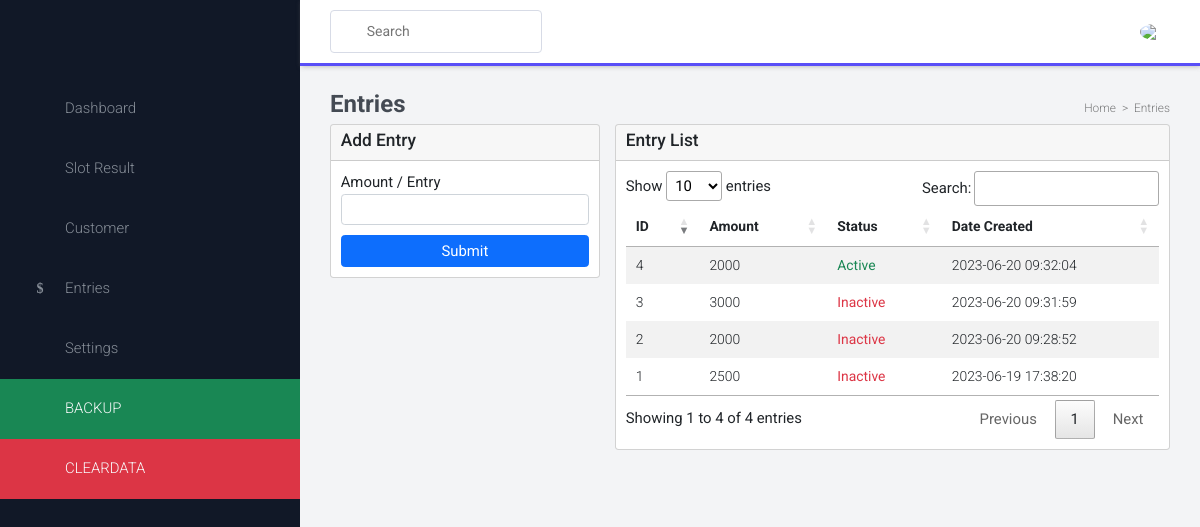
/admin/amount_entry.php (signed in), run on the app's committed database.
### tables this page shows
CREATE TABLE `entries` (
  `id` int(11) NOT NULL AUTO_INCREMENT,
  `amount` float(10,2) NOT NULL,
  `status` varchar(50) NOT NULL,
  `date_created` datetime NOT NULL DEFAULT current_timestamp(),
  PRIMARY KEY (`id`)
);

### admin/amount_entry.php (the view, shortened to what this page needs)
<!DOCTYPE html>
<html lang="en">
<head>
    <link rel="stylesheet" href="admin.css">
    <link rel="stylesheet" href="../bootstrap/css/bootstrap.min.css">
    <link rel="stylesheet" href="../fontawesome/all.min.css" />
     <link rel="stylesheet" href="../css/datatable.css">
</head>
<body>
    <?php include('includes/sidebar.php'); ?>
    <section id="interface">
        <?php include('includes/navbar.php'); ?>
            <h3 class="i-name">
                Entries
                <div class="home-gauge">
                    <span><i class="fa-solid fa-gauge"></i>Home</span>
                    <span>></span>
                    <span>Entries</span>
                </div>
            </h3>
            <div class="container px-5">
                <div class="row">
                    <div class="col-md-4">
                        <div class="card">
                            <div class="card-header">
                                <h3 class="header-title">Add Entry</h3>
                            </div>
                            <div class="card-body">
                                <form action="" method="POST">
                                    <div class="form-group mb-3">
                                        <label for="Amount / Entry">Amount / Entry</label>
                                        <input type="text" id="amount_entry" name="amount_entry" class="form-control" required>
                                    </div>
                                    <button type="submit" name="save" onclick="return confirm('Are you sure? You want to add this amount?')" class="btn btn-primary btn-block">Submit</button>
                                </form>
                            </div>
                        </div>
                    </div>
                    <div class="col-md-8">
                        <div class="card">
                            <div class="card-header">
                                <h3 class="header-title">Entry List</h3>
                            </div>
                            <div class="card-body">
                                <table class="table table-striped table-borderless" id="datatable">
                                    <thead>
                                        <tr>
                                            <th>ID</th>
                                            <th>Amount</th>
                                            <th>Status</th>
                                            <th>Date Created</th>
                                        </tr>
                                    </thead>
                                    <tbody>
                                        <?php
                                            $query = "SELECT * FROM entries ORDER BY id DESC";
                                            $stmt_query = $conn->prepare($query);
                                            $stmt_query->execute();
                                            while($row = $stmt_query->fetch(PDO::FETCH_ASSOC))
                                            {
                                            $entry_status = '';
                                            if($row['status'] === 'Active')
                                            {
                                                $entry_status = '<b class = "text-success">Active</b>';
                                            }
                                            else
                                            {
                                                $entry_status = '<b class = "text-danger">Inactive</b>';
                                            }
                                        ?>
                                        <tr>
                                            <td><?php echo $row['id'] ?></td>
                                            <td><?php echo $row['amount'] ?></td>
                                            <td><?php echo $entry_status?></td>
                                            <td><?php echo $row['date_created'] ?></td>
                                        </tr>
                                        <?php } ?>
                                    </tbody>
                                </table>
                            </div>
                        </div>
                    </div>
                </div>
            </div>
    </section>
</body>
</html>

### admin/includes/sidebar.php (shortened to what this page needs)
<section id="menu">
    <div class="items">
        <li><i class="fa-solid fa-house"></i><a href="home.php">Dashboard</a></li>
        <li><i class="fa-solid fa-square-poll-vertical"></i><a href="lottery_result.php">Slot Result</a></li>
        <li><i class="fa-solid fa-people-group"></i><a href="customer.php">Customer</a></li>
        <li><i class="fa-solid fa-dollar-sign"></i><a href="amount_entry.php">Entries</a></li>
        <li><i class="fa-solid fa-gear"></i><a href="profile.php">Settings</a></li>
        <li class="bg-success"><i class="fa-solid fa-database text-light"></i><a href="backup.php" class="text-light">BACKUP</a></li>
        <li class="bg-danger"><a href="cleardata.php" class="text-light" onclick="return confirm('Are you sure? You want to delete all data? | Backup first!')"><i class="fa-solid fa-trash text-light"></i>CLEARDATA</a></li>
    </div>
</section>

### admin/includes/navbar.php (shortened to what this page needs)
<div class="navigation">
            <div class="n1">
                <div class="search">
                    <i class="fa-solid fa-magnifying-glass"></i>
                    <input type="text" placeholder="Search">
                </div>
            </div>
            <div class="profile" >
                <i class="fa-solid fa-bell"></i>
                <img src="../images/gaisano.png" id="profile">
            </div>
        </div>

### admin/admin.css (style rules this page uses)
* { margin: 0; padding: 0; box-sizing: border-box; font-family: 'Roboto', sans-serif ; }
html { font-size: 63.2%; }
body { background: #f3f4f6 !important; }
* { padding: 0; margin: 0; box-sizing: border-box; font-family: 'Roboto', sans-serif; }
body { height: 100vh; width: 100%; background: #dee2e7; position: relative; display: flex; }
#menu { background: #111827; width: 300px; height: 100%; position: fixed; top: 0; left: 0; }
#menu .items { margin-top: 8rem; height: 100%; position: relative; }
#menu .items li { list-style: none; padding: 15px 0; transition: 0.3s ease; position: relative; }
#menu .items li:nth-child(6) { background: green; }
#menu .items li:last-child { background: red; }
#menu .items li i { color: rgb(134, 141, 151); width: 30px; height: 30px; line-height: 30px; text-align: center; font-size: 14px; margin: 0 10px 0 25px; }
#menu .items li a { font-size: 1.5rem; text-decoration: none; color: rgb(134, 141, 151); font-weight: 300; transition: 0.3s ease; }
#interface { width: calc(100% - 300px); margin-left: 300px; position: relative; z-index: 2; }
#interface .navigation { display: flex; align-items: center; justify-content: space-between; background: #fff; padding: 10px 30px; border-bottom: 3px solid #594ef7; position: fixed; width: calc(100% - 300px); z-index: 10; box-shadow: .1rem .1rem .5rem rgba(123, 122, 122, 0.5); }
#interface .navigation .search { display: flex; justify-content: flex-start; align-items: center; padding: 10px 14px; border: 1px solid #d7dbe6; border-radius: 4px; }
#interface .navigation .search i { margin-right: 14px; }
#interface .navigation .search input { border: none; outline: none; font-size: 14px; }
#interface .navigation .profile { display: flex; justify-content: flex-start; align-items: center; cursor: pointer; }
#interface .navigation .profile i { margin-right: 20px; font-size: 19px; font-weight: 400; }
#interface .navigation .profile img { width: 30px; object-fit: cover; border-radius: 50%; cursor: pointer; transition: all .5s ease; }
.i-name { margin-top: 60px; color: #444a53; padding: 30px 30px 0 30px; font-size: 24px; font-weight: 700; display: flex; justify-content: space-between; align-items: center; }
.i-name span { font-size: 1.2rem; font-weight: 300; color: rgba(0, 0, 0, 0.5); }
.i-name span i { margin-right: .2rem; color: #111827; }
th { font-size: 1.2rem; font-weight: 500; text-transform: capitalize; }
.btn { font-size: 10rem; }
td { font-size: 1.1rem; font-weight: 300; text-transform: capitalize; }

### admin/amount_entry.php (style rules this page uses)
html { font-size: 62%; }
.container { font-size: 1.5rem; }
.container .card-body input { font-size: 1.5rem; }
.btn { font-size: 1.5rem; display: block; width: 100%; }
.container .card-body td,th { font-size: 1.4rem; }

### data on the page
entries: id "4", amount "2000", status "Active", date_created "2023-06-20 09:32:04"
entries: id "3", amount "3000", status "Inactive", date_created "2023-06-20 09:31:59"
entries: id "2", amount "2000", status "Inactive", date_created "2023-06-20 09:28:52"
entries: id "1", amount "2500", status "Inactive", date_created "2023-06-19 17:38:20"
